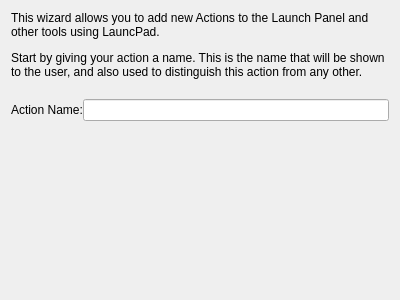
<?xml version="1.0" encoding="UTF-8"?>
<ui version="4.0">
 <class>Form</class>
 <widget class="QWidget" name="Form">
  <property name="geometry">
   <rect>
    <x>0</x>
    <y>0</y>
    <width>400</width>
    <height>300</height>
   </rect>
  </property>
  <property name="windowTitle">
   <string>Form</string>
  </property>
  <layout class="QVBoxLayout" name="verticalLayout_2">
   <item>
    <layout class="QVBoxLayout" name="verticalLayout" stretch="0,0,0,1">
     <property name="spacing">
      <number>0</number>
     </property>
     <item>
      <widget class="QLabel" name="label">
       <property name="text">
        <string>&lt;html&gt;&lt;head/&gt;&lt;body&gt;&lt;p&gt;This wizard allows you to add new Actions to the Launch Panel and other tools using LauncPad.&lt;/p&gt;&lt;p&gt;Start by giving your action a name. This is the name that will be shown to the user, and also used to distinguish this action from any other.&lt;/p&gt;&lt;/body&gt;&lt;/html&gt;</string>
       </property>
       <property name="wordWrap">
        <bool>true</bool>
       </property>
      </widget>
     </item>
     <item>
      <spacer name="verticalSpacer">
       <property name="orientation">
        <enum>Qt::Vertical</enum>
       </property>
       <property name="sizeHint" stdset="0">
        <size>
         <width>20</width>
         <height>20</height>
        </size>
       </property>
      </spacer>
     </item>
     <item>
      <layout class="QHBoxLayout" name="horizontalLayout">
       <item>
        <widget class="QLabel" name="label_2">
         <property name="text">
          <string>Action Name:</string>
         </property>
        </widget>
       </item>
       <item>
        <widget class="QLineEdit" name="actionName"/>
       </item>
      </layout>
     </item>
     <item>
      <spacer name="verticalSpacer_2">
       <property name="orientation">
        <enum>Qt::Vertical</enum>
       </property>
       <property name="sizeHint" stdset="0">
        <size>
         <width>20</width>
         <height>40</height>
        </size>
       </property>
      </spacer>
     </item>
    </layout>
   </item>
  </layout>
 </widget>
 <resources/>
 <connections/>
</ui>
